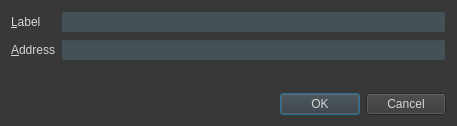
<?xml version="1.0" encoding="UTF-8"?>
<ui version="4.0">
 <class>EditAddressDialog</class>
 <widget class="QDialog" name="EditAddressDialog">
  <property name="geometry">
   <rect>
    <x>0</x>
    <y>0</y>
    <width>457</width>
    <height>126</height>
   </rect>
  </property>
  <property name="windowTitle">
   <string>Edit Address</string>
  </property>
  <property name="styleSheet">
   <string notr="true">background-color:rgb(56, 56, 56);
color:rgb(211, 215, 207);</string>
  </property>
  <layout class="QVBoxLayout" name="verticalLayout">
   <item>
    <layout class="QFormLayout" name="formLayout">
     <property name="fieldGrowthPolicy">
      <enum>QFormLayout::AllNonFixedFieldsGrow</enum>
     </property>
     <item row="0" column="0">
      <widget class="QLabel" name="label">
       <property name="text">
        <string>&amp;Label</string>
       </property>
       <property name="buddy">
        <cstring>labelEdit</cstring>
       </property>
      </widget>
     </item>
     <item row="0" column="1">
      <widget class="QLineEdit" name="labelEdit">
       <property name="toolTip">
        <string>The label associated with this address list entry</string>
       </property>
       <property name="styleSheet">
        <string notr="true">background-color:rgb(70, 81, 86);
color:rgb(211, 215, 207);</string>
       </property>
      </widget>
     </item>
     <item row="1" column="0">
      <widget class="QLabel" name="label_2">
       <property name="text">
        <string>&amp;Address</string>
       </property>
       <property name="buddy">
        <cstring>addressEdit</cstring>
       </property>
      </widget>
     </item>
     <item row="1" column="1">
      <widget class="QValidatedLineEdit" name="addressEdit">
       <property name="toolTip">
        <string>The address associated with this address list entry. This can only be modified for sending addresses.</string>
       </property>
       <property name="styleSheet">
        <string notr="true">background-color:rgb(70, 81, 86);
color:rgb(211, 215, 207);</string>
       </property>
      </widget>
     </item>
    </layout>
   </item>
   <item>
    <widget class="QDialogButtonBox" name="buttonBox">
     <property name="orientation">
      <enum>Qt::Horizontal</enum>
     </property>
     <property name="standardButtons">
      <set>QDialogButtonBox::Cancel|QDialogButtonBox::Ok</set>
     </property>
    </widget>
   </item>
  </layout>
 </widget>
 <customwidgets>
  <customwidget>
   <class>QValidatedLineEdit</class>
   <extends>QLineEdit</extends>
   <header>qvalidatedlineedit.h</header>
  </customwidget>
 </customwidgets>
 <resources/>
 <connections>
  <connection>
   <sender>buttonBox</sender>
   <signal>accepted()</signal>
   <receiver>EditAddressDialog</receiver>
   <slot>accept()</slot>
   <hints>
    <hint type="sourcelabel">
     <x>20</x>
     <y>20</y>
    </hint>
    <hint type="destinationlabel">
     <x>20</x>
     <y>20</y>
    </hint>
   </hints>
  </connection>
  <connection>
   <sender>buttonBox</sender>
   <signal>rejected()</signal>
   <receiver>EditAddressDialog</receiver>
   <slot>reject()</slot>
   <hints>
    <hint type="sourcelabel">
     <x>20</x>
     <y>20</y>
    </hint>
    <hint type="destinationlabel">
     <x>20</x>
     <y>20</y>
    </hint>
   </hints>
  </connection>
 </connections>
</ui>
